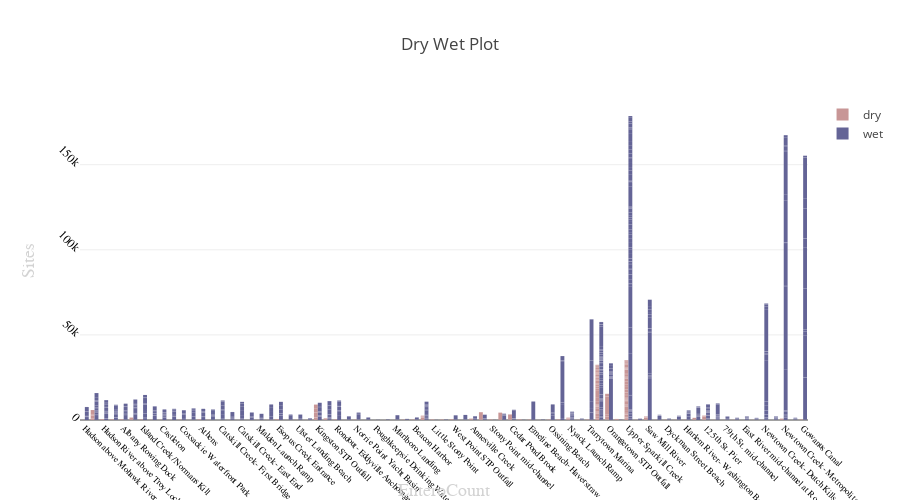

Source (notebook cell):
### Code cell
dry = go.Bar(
        x=SitesDry.Site,
        y=SitesDry.EnteroCount,
        name='dry',
        marker=dict(color='rgb(200,150,150)')
    )
    
    wet= go.Bar(
        x=SitesWet.Site,
        y=SitesWet.EnteroCount,
        name='wet',
        marker=dict(color='rgb(100,100,150)')
    )

    layout = go.Layout(
        width = 900,
        height = 500,
        title = "Dry Wet Plot",
        xaxis = dict(
            title = 'EnteroCount',
            titlefont=dict(
                family='Arial, sans-serif',
                size=18,
                color='lightgrey'
            ),
            showticklabels=True,
            tickangle=45,
            tickfont=dict(
                family='Old Standard TT, serif',
                size=9,
                color='black'
            )    
        ),
        yaxis = dict(
            title = 'Sites',
            titlefont=dict(
                family='Arial, sans-serif',
                size=18,
                color='lightgrey'
            ),
            showticklabels=True,
            tickangle=45,
            tickfont=dict(
                family='Old Standard TT, serif',
                size=12,
                color='black'
            )    
        )
    )

    fig = go.Figure(data = [dry,wet], layout = layout)

    plotly.offline.iplot(fig)

### Figure 1 — Plotly figure (JSON) as saved in the notebook; plotly's stock layout.template omitted (floating-point values rounded to 4 significant figures; data arrays with more than 128 entries replaced by an {"elided": "..."} marker saying what was removed)
{"data": [{"marker": {"color": "rgb(200,150,150)"}, "name": "dry", "type": "bar", "x": {"elided": "1266 str values"}, "y": {"elided": "1266 int values"}}, {"marker": {"color": "rgb(100,100,150)"}, "name": "wet", "type": "bar", "x": {"elided": "2131 str values"}, "y": {"elided": "2131 int values"}}], "layout": {"height": 500, "title": "Dry Wet Plot", "width": 900, "xaxis": {"showticklabels": true, "tickangle": 45, "tickfont": {"color": "black", "family": "Old Standard TT, serif", "size": 9}, "title": "EnteroCount", "titlefont": {"color": "lightgrey", "family": "Arial, sans-serif", "size": 18}}, "yaxis": {"showticklabels": true, "tickangle": 45, "tickfont": {"color": "black", "family": "Old Standard TT, serif", "size": 12}, "title": "Sites", "titlefont": {"color": "lightgrey", "family": "Arial, sans-serif", "size": 18}}}}
